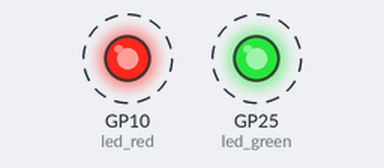
A program run on a simulated Raspberry Pi Pico running MicroPython. Shown: output pins drawn as LEDs (lit = HIGH). Dashed ring = blinking. At 10.0 s the program stops and its outputs stay as they are.

Above: at 0.12 s.
Timing chart, 0 to 4.6 s (numbered marks = the images above):
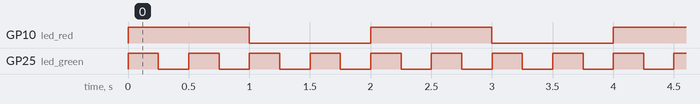

Measured:
- by itself, GP10 (led_red): alternates HIGH for 1.0 s and LOW for 1.0 s, 10 changes in all, then stays LOW
- by itself, GP25 (led_green): alternates HIGH for 0.25 s and LOW for 0.25 s, 40 changes in all, then stays LOW
- by itself, everything shown: repeats every 2.0 s, in 8 steps

The program:

main.py
```python
from machine import Pin
import uasyncio
import time

# GPIO configuration for LED module
# LED -> GPIO10
# LED is in "current sink" configuration, Which means logic=1 -> turn off, logic=0 -> turn on
gpio_num_LED = 10
led_red = Pin(gpio_num_LED, Pin.OUT) # Set GPIO as Output

# GPIO configuration for Pico's onboard LED
led_green = Pin('LED', Pin.OUT) # Set GPIO as Output


# Coroutine: blink
async def blink(period, led):
    while True:
        led.toggle()
        await uasyncio.sleep(period)


async def main():
    global led_red
    global led_green
    uasyncio.create_task(blink(1, led_red))
    uasyncio.create_task(blink(0.25, led_green))
    await uasyncio.sleep(10)

uasyncio.run(main())
```
